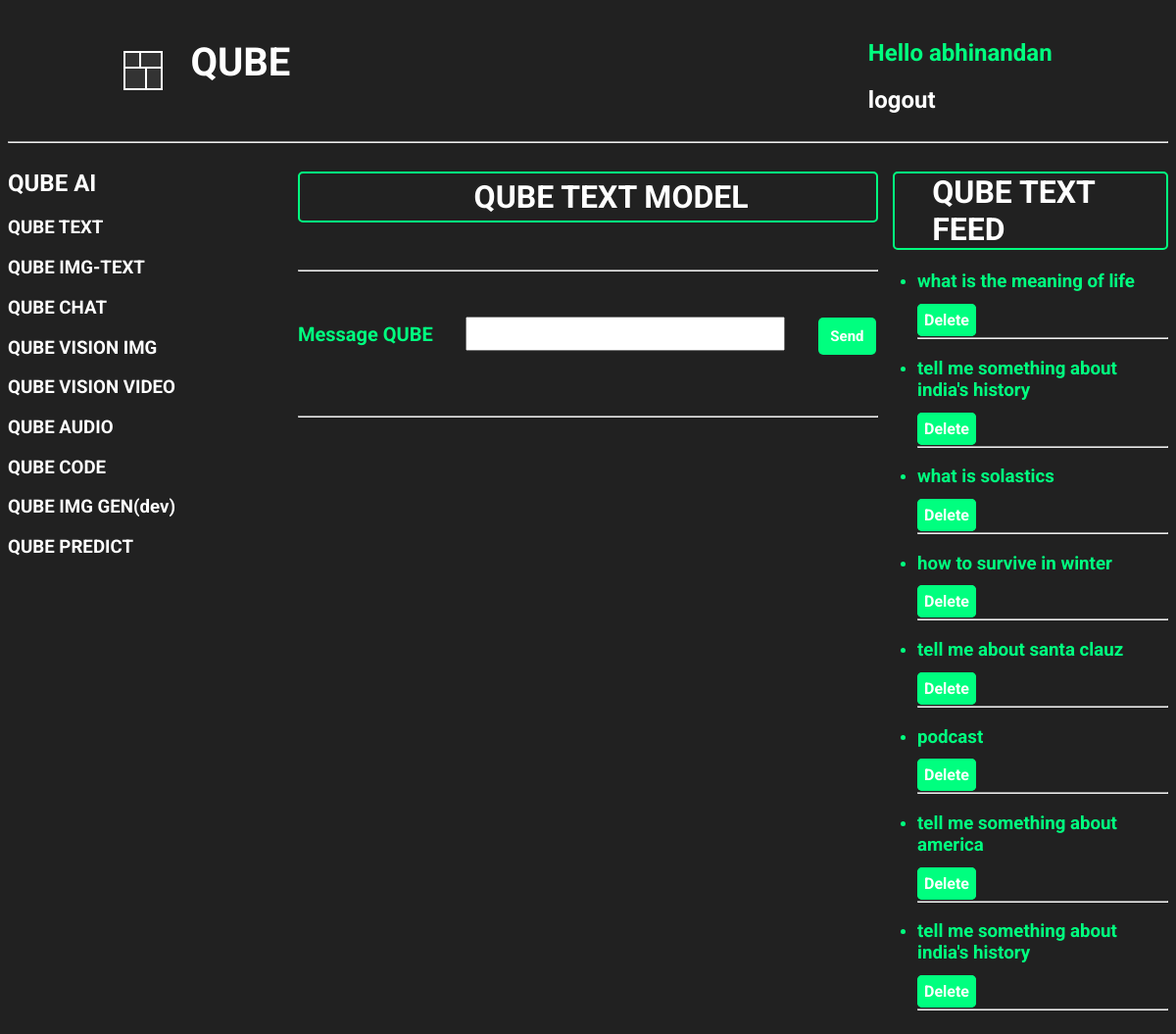
Before: /textModel/ (signed in) with the older database file.
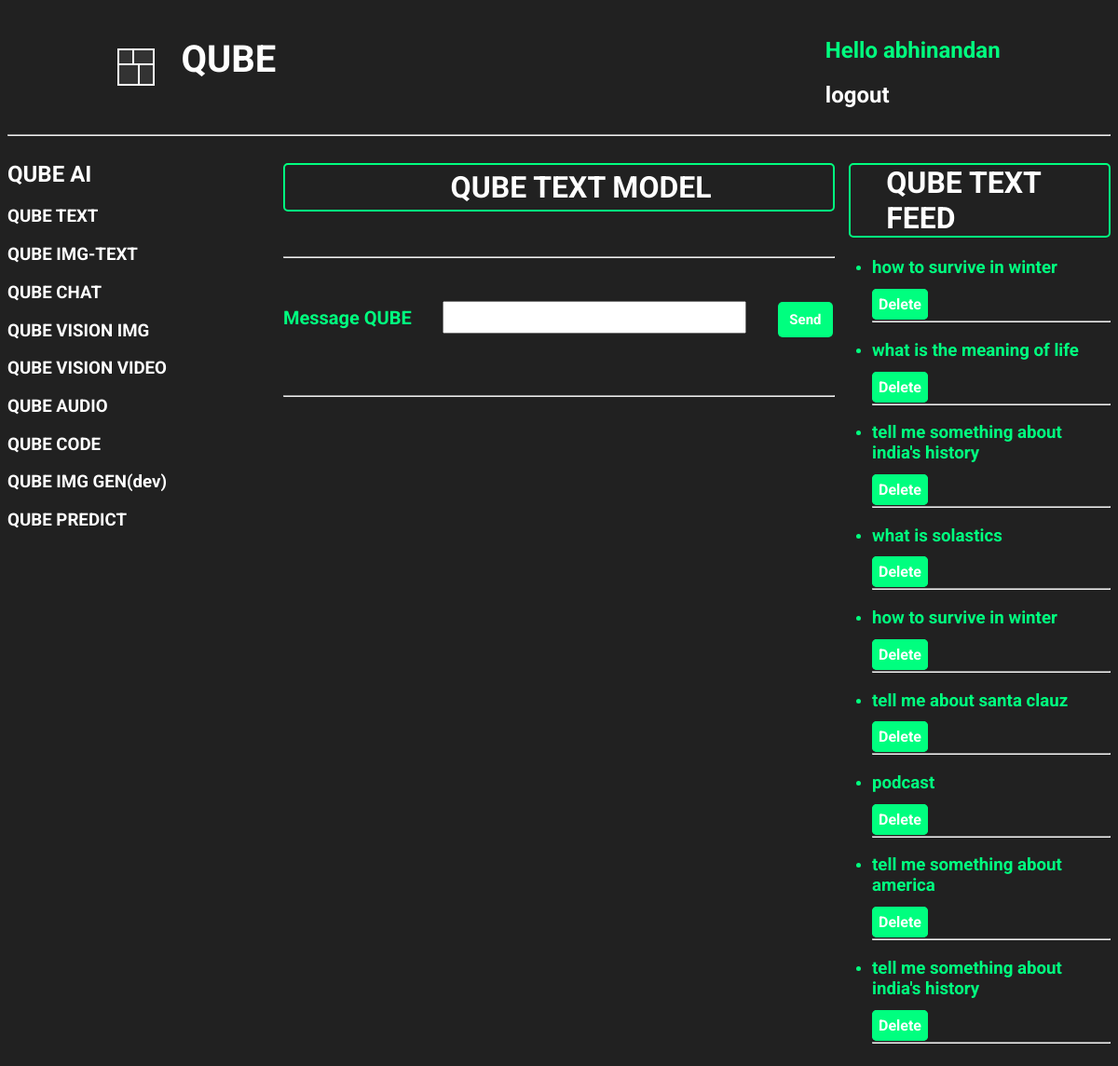
After: the same page with the newer database file.
### base/models.py (models this page shows, shortened)
class TextModelHistory(models.Model):
    user = models.ForeignKey(
        User, on_delete=models.CASCADE, related_name='text_chat_histories')
    query = models.TextField()
    response = models.TextField()
    created = models.DateTimeField(auto_now_add=True)

### base/views.py (the view, shortened to what this page needs)
# urls.py: path('textModel/', views.textModel, name='textModel'),
@login_required(login_url='loginUser')
def textModel(request):
    query = request.GET.get('query', '')
    formatted_lines = []
    user_chats = TextModelHistory.objects.filter(
        user=request.user).order_by('-created')
    context = {'results': formatted_lines, 'text_history': user_chats}
    return render(request, 'base/textModel.html', context)

### base/templates/base/TextModel.html (shortened to what this page needs)
{% extends 'main.html' %}
{% block content %}
<div class="text_model">
    <div class="model-component">
        {% include 'base/Models_component_ai.html' %}
    </div>
    <div class="qube-text-model">
        <div class="qube_text_model_heading">
            <h1>QUBE TEXT MODEL</h1>
        </div>
        <br>
        <hr>
        <br>
        <br>
        <form action="{% url 'textModel' %}" method="GET">
            <label for="" id="message_qube">Message QUBE</label>
            <input type="text" name="query" value="{{ query }}" id="qube_message_input">
            <button
                style="margin-left: 30px; padding: 10px; width: 10%; font-size: 15px; font-weight: 700; color: white; background-color: springgreen; border-radius: 5px; border-style: none; cursor: pointer;">Send</button>
        </form>
        <br>
        <br>
        <hr>
    </div>
    <div class="text-history">
        <h1 id="qube_text_feed_heading">QUBE TEXT FEED</h1>
        <ul>
            {% for chat in text_history %}
            <div class="qube_text_history">
                <li>
                    <h3><a href="{% url 'textFullResponseView' chat.id %}" id="user_chat_query">{{ chat.query }}</a>
                    </h3>
                    <a href="{% url 'deleteTextModelHistory' chat.id %}" id="delete_text_message">Delete</a>
                    <br>
                    <hr>
                </li>
            </div>
            {% endfor %}
        </ul>
    </div>
</div>
{% endblock %}

Changed rows visible on the page:
added TextModelHistory: query "how to survive in winter"
